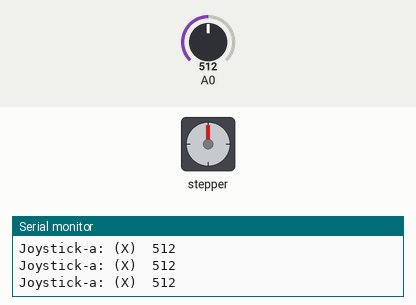
A sketch run on a simulated Arduino Uno, built with avr-gcc and run on an emulated ATmega328P. Parts: stepper motor, the last lines printed to the serial monitor. The test bench sets the inputs (shaded band); at power-on: A0 = 512. Stepper angles assume 200 steps per turn.

Above: at 1.2 s.
1.3 s: A0 set to 162
4.3 s: A0 set to 145
At 4.9 s:
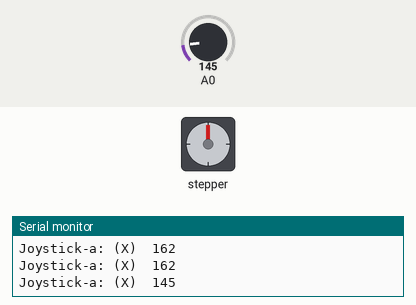
7.3 s: A0 set to 163
8.8 s: A0 set to 143
At 9.6 s:
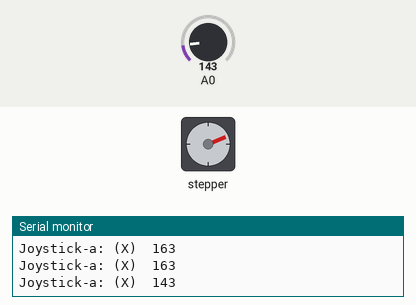
11.8 s: A0 set to 306
13.3 s: A0 set to 122
At 14.2 s:
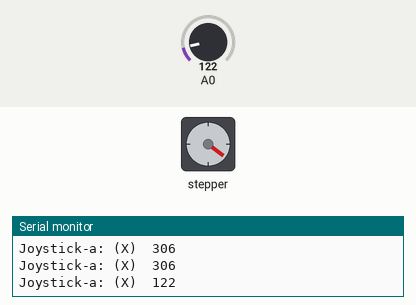
Timing chart, 0 to 63.8 s (numbered marks = the images above; inputs shaded):
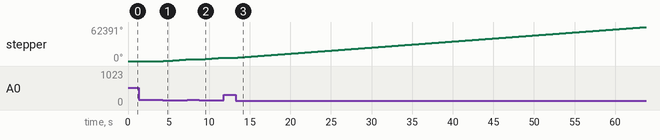

Measured:
- the behaviour switches between 153 and 152 on A0 (found by bisection; images 0 and 1)
- after the input at 4.3 s, stepper: keeps turning clockwise at about 991°/s, starting at once
- after the input at 8.8 s, stepper: keeps turning clockwise at about 1113°/s, starting at once
- after the input at 13.3 s, stepper: keeps turning clockwise at about 1113°/s, starting at once

The sketch:

Ardatzeko_pausoz_pausoko_motorra.ino
```cpp
// (licence header left out)
#include <AccelStepper.h>
// Define stepper motor connections and motor interface type. Motor interface type must be set to 1 when using a driver:
#define dirPin 10
#define stepPin 11
#define motorInterfaceType 1


// Create a new instance of the AccelStepper class:
AccelStepper stepper = AccelStepper(motorInterfaceType, stepPin, dirPin);


int joystickX = 0;

void setup() {
  Serial.begin(9600);
  // Set the maximum speed and acceleration:
  stepper.stop();
  stepper.setMaxSpeed(2000);
  stepper.setAcceleration(500);
}
void loop() {

  joystickX = analogRead(0); //  position kontrola

  Serial.print("Joystick-a: (X)  ");
  Serial.println(joystickX);


    while (joystickX < 153 ) {
      // Set the target position:
      stepper.move(500);
      stepper.run();
      joystickX = analogRead(0);
      delay(0);
    }
   while (joystickX > 953 ) {
      // Set the target position:
      stepper.move(-500);
      stepper.run();
      joystickX = analogRead(0);
      delay(0);
   }

}
```
